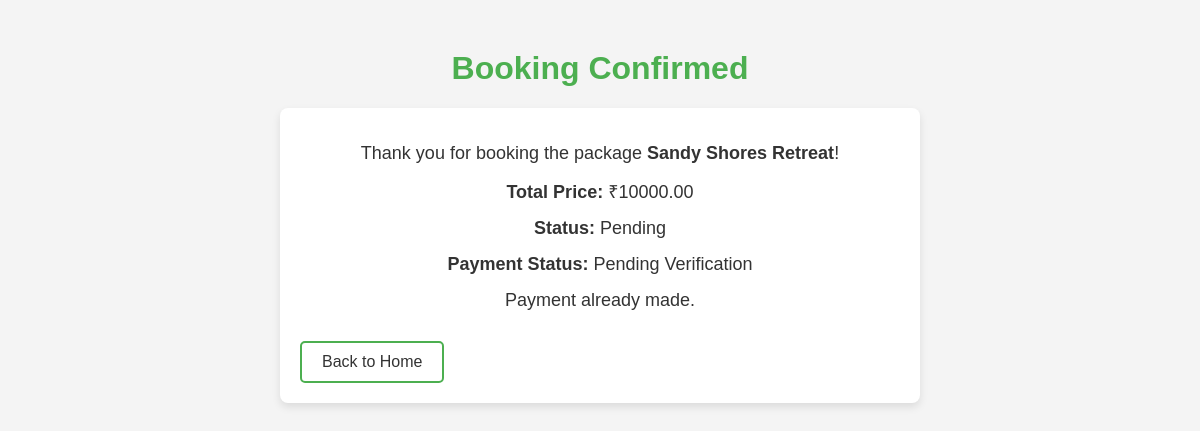
Page /package/success/1/ (signed in) on the committed database.
### Trip_app/models.py (models this page shows, shortened)
class Booking(models.Model):
    STATUS_CHOICES = [
        ('Pending', 'Pending'),
        ('Confirmed', 'Confirmed'),
        ('Cancelled', 'Cancelled'),
    ]
    PAYMENT_STATUS_CHOICES = [
        ('Not Paid', 'Not Paid'),
        ('Pending Verification', 'Pending Verification'),
        ('Paid', 'Paid'),
    ]
    user = models.ForeignKey(User, on_delete=models.CASCADE)
    trip = models.ForeignKey(Destination, on_delete=models.CASCADE)
    package = models.ForeignKey(TripPackage, on_delete=models.CASCADE, null=True, blank=True)
    traveler_name = models.CharField(max_length=100)
    traveler_email = models.EmailField()
    traveler_phone = models.CharField(max_length=15)
    additional_travelers = models.TextField(blank=True, help_text="List additional traveler names separated by commas")
    total_price = models.DecimalField(max_digits=10, decimal_places=2)
    status = models.CharField(max_length=20, choices=STATUS_CHOICES, default='Pending')
    payment_status = models.CharField(max_length=20, choices=PAYMENT_STATUS_CHOICES, default='Not Paid')
    created_at = models.DateTimeField(auto_now_add=True)

class Destination(models.Model):
    name = models.CharField(max_length=100,default='Unknown Destination')
    location = models.CharField(max_length=100,default='Unknown')
    description = models.TextField()
    price = models.DecimalField(max_digits=10, decimal_places=2)
    type = models.CharField(max_length=50, choices=[('Adventure', 'Adventure'), ('Leisure', 'Leisure')],default='Leisure')
    itinerary = models.TextField(default='Itinerary details go here')
    reviews = models.TextField(default='No reviews yet.')
    available_from = models.DateField(default='2024-01-01')
    available_to = models.DateField(default='2024-12-31')
    image = models.ImageField(upload_to='destination_images/', default='destination_images/default_image.jpg')

### Trip_app/views.py (the view)
# urls.py: path('package/success/<int:package_id>/', package_booking_success, name='package_booking_success'),
@login_required
def package_booking_success(request, package_id):
    package = get_object_or_404(TripPackage, pk=package_id)
    booking = Booking.objects.filter(user=request.user, trip=package.destinations.first()).last()
    return render(request, 'Trip_app/package_booking_success.html', {'booking': booking})

### Trip_app/templates/Trip_app/package_booking_success.html (shortened to what this page needs)
<!DOCTYPE html>
<html lang="en">
<head>
</head>
<body>
    <h1>Booking Confirmed</h1>
    <div class="booking-details">
        <p>Thank you for booking the package <strong>{{ booking.trip.name }}</strong>!</p>
        <p><strong>Total Price:</strong> ₹{{ booking.total_price }}</p>
        <p><strong>Status:</strong> {{ booking.status }}</p>
        <p><strong>Payment Status:</strong> {{ booking.payment_status }}</p>
        {% if booking.payment_status == 'Not Paid' %}
            <div class="form-container">
                <form action="{% url 'payment_form' %}" method="get">
                    <input type="hidden" name="booking_id" value="{{ booking.id }}">
                    <input type="hidden" name="amount" value="{{ booking.total_price }}">
                    <button type="submit" class="btn">Pay Now</button>
                </form>
            </div>
        {% else %}
            <p>Payment already made.</p>
        {% endif %}
        <a href="{% url 'home' %}" class="back-home">Back to Home</a>
    </div>
</body>
</html>

### Trip_app/templates/Trip_app/package_booking_success.html (style rules this page uses)
body { font-family: Arial, sans-serif; background-color: #f4f4f4; margin: 0; padding: 0; color: #333; }
h1 { text-align: center; margin-top: 50px; color: #4CAF50; }
p { font-size: 18px; text-align: center; margin: 15px 0; }
.booking-details { background-color: #fff; padding: 20px; margin: 20px auto; max-width: 600px; border-radius: 8px; box-shadow: 0 4px 8px rgba(0, 0, 0, 0.1); }
.booking-details strong { font-weight: bold; color: #333; }
.back-home { text-decoration: none; font-size: 16px; color: #333; margin-top: 15px; display: inline-block; border: 2px solid #4CAF50; padding: 10px 20px; border-radius: 5px; transition: background-color 0.3s; }

### rows in the picture
Booking: trip.name "Sandy Shores Retreat", total_price "10000.00", status "Pending", payment_status "Pending Verification"
